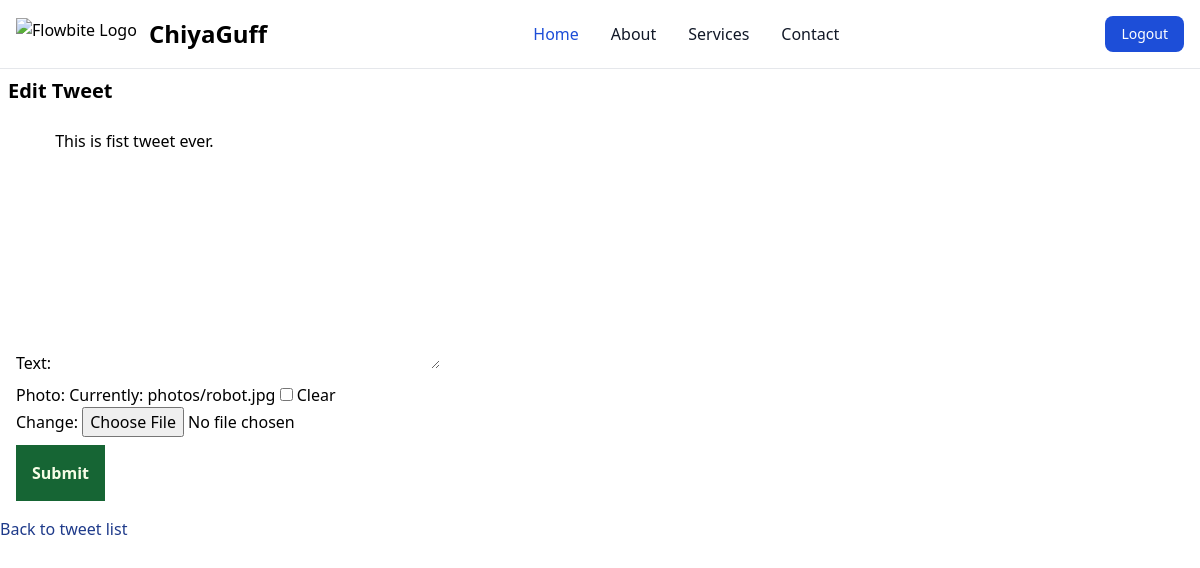
The app's page /tweet/1/edit/ (signed in), older data.
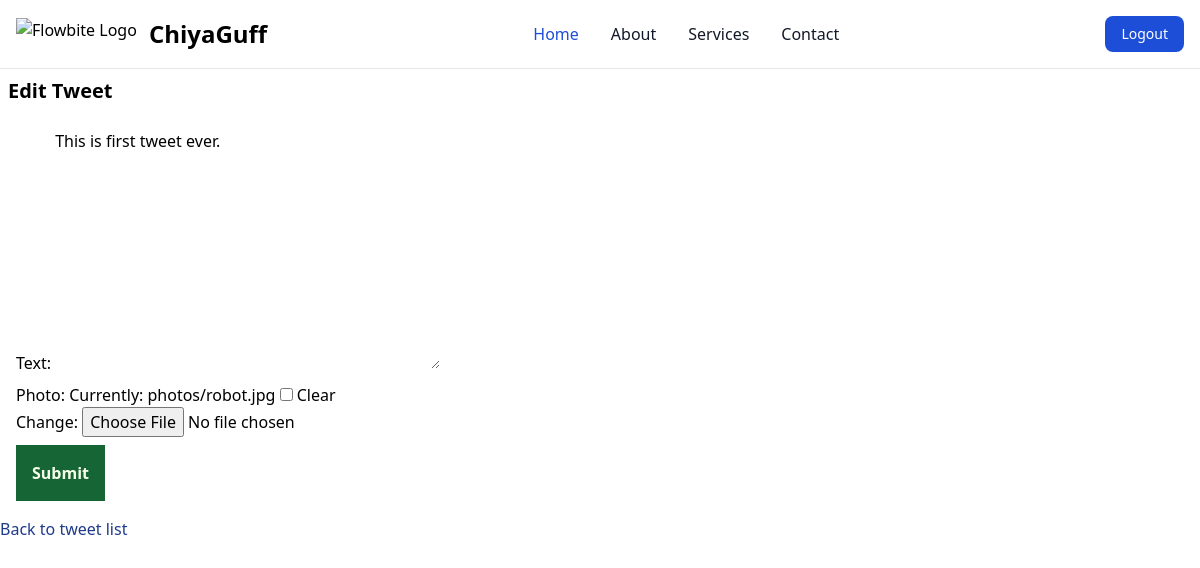
The same page, newer data.
### tweet/models.py (models this page shows, shortened)
class Tweet(models.Model):
    user = models.ForeignKey(User , on_delete=models.CASCADE)
    text = models.TextField(max_length=240)
    photo = models.ImageField(upload_to = "photos/" , blank = True ,  null = True)
    created_at = models.DateTimeField(auto_now_add=True)
    updated_at = models.DateTimeField(auto_now=True)

### tweet/views.py (the view)
# urls.py: path("<int:tweet_id>/edit/",views.tweet_edit , name='tweet_edit' ),
@login_required
def tweet_edit(request , tweet_id):
    tweet = get_object_or_404(Tweet , pk = tweet_id , user = request.user)
    if request.method == 'POST':
        form = TweetForm(request.POST , request.FILES , instance=tweet)
        if form.is_valid():
            tweet = form.save(commit = False)
            tweet.user = request.user
            tweet.save()
            return redirect("tweet_list")
    else :
        form = TweetForm(instance=tweet)
    return render(request , 'tweet_form.html' , {"form":form})

### tweet/forms.py
class TweetForm(forms.ModelForm):
    class Meta:
        model = Tweet
        fields = ['text' , 'photo']

### tweet/templates/tweet_form.html (shortened to what this page needs)
{% extends "layout.html" %}
{% block content %}
<h2 class="text-xl font-semibold m-auto p-2">
    {% if form.instance.pk %}
    Edit Tweet
    {% else %}
    Create Tweet
    {% endif %}
</h2>
<form method="post" enctype="multipart/form-data" class="p-4 flex gap-2 flex-col">
    {{form.as_p}}
    <button type="submit" class="p-4 bg-green-800 text-lime-50 font-semibold w-max">Submit</button>
</form>
<a href="{% url 'tweet_list' %}" class="text-blue-900">Back to tweet list</a>
{% endblock %}

Row changes from the older to the newer data that the page shows:
changed Tweet: text "This is fist tweet ever." → "This is first tweet ever."
